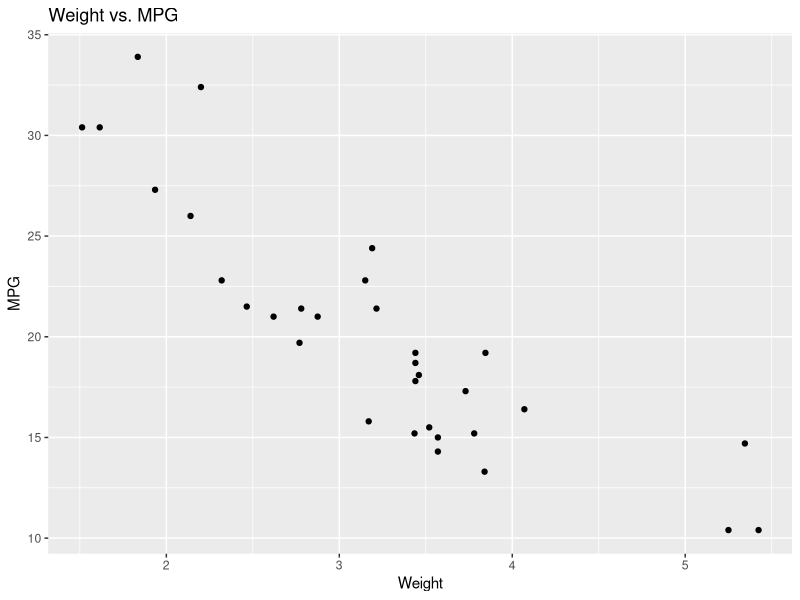
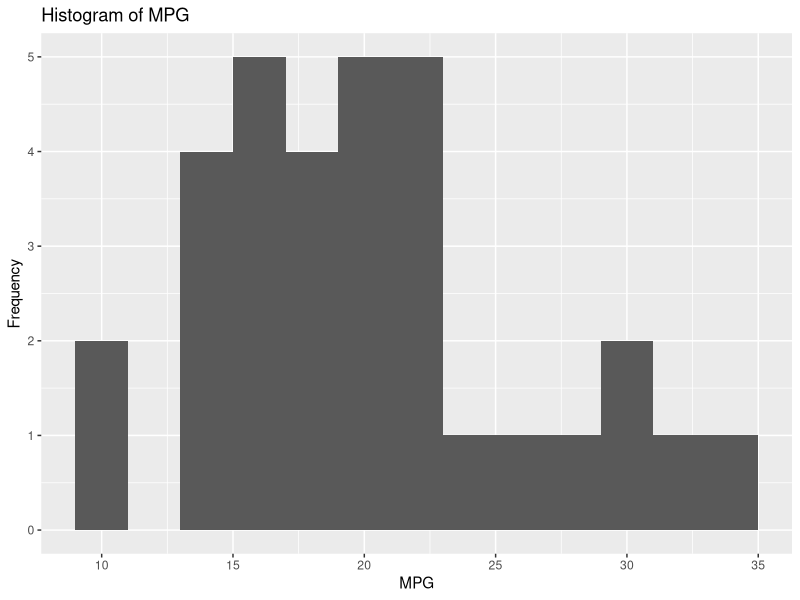
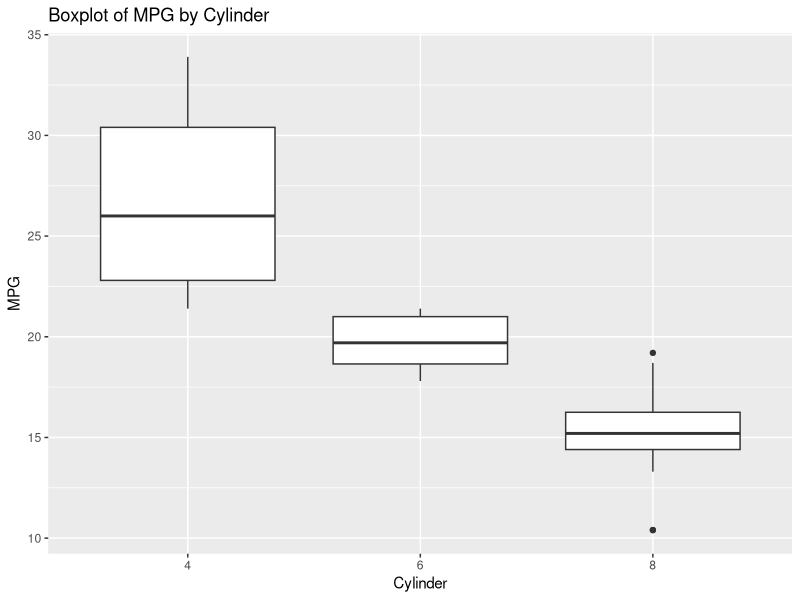

These figures' R source, in order:
# 패키지 설치 및 로드
install.packages("ggplot2")
library(ggplot2)

# 기본 산점도
ggplot(mtcars, aes(x = wt, y = mpg)) + 
  geom_point() + 
  labs(title = "Weight vs. MPG", x = "Weight", y = "MPG")

# 히스토그램
ggplot(mtcars, aes(x = mpg)) + 
  geom_histogram(binwidth = 2) + 
  labs(title = "Histogram of MPG", x = "MPG", y = "Frequency")

# 박스플롯
ggplot(mtcars, aes(x = factor(cyl), y = mpg)) + 
  geom_boxplot() + 
  labs(title = "Boxplot of MPG by Cylinder", x = "Cylinder", y = "MPG")
